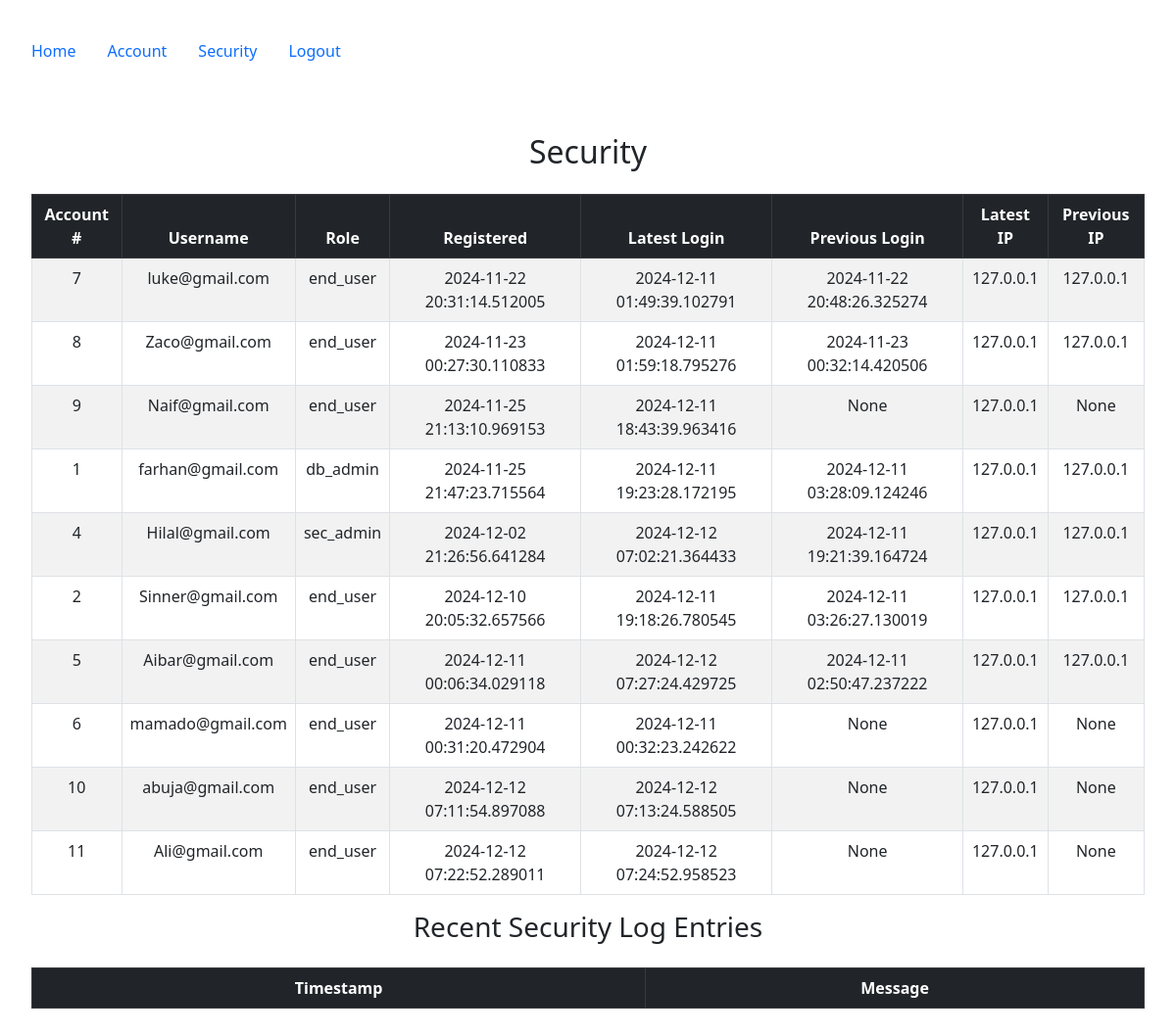
The app's page /security (signed in), older data.
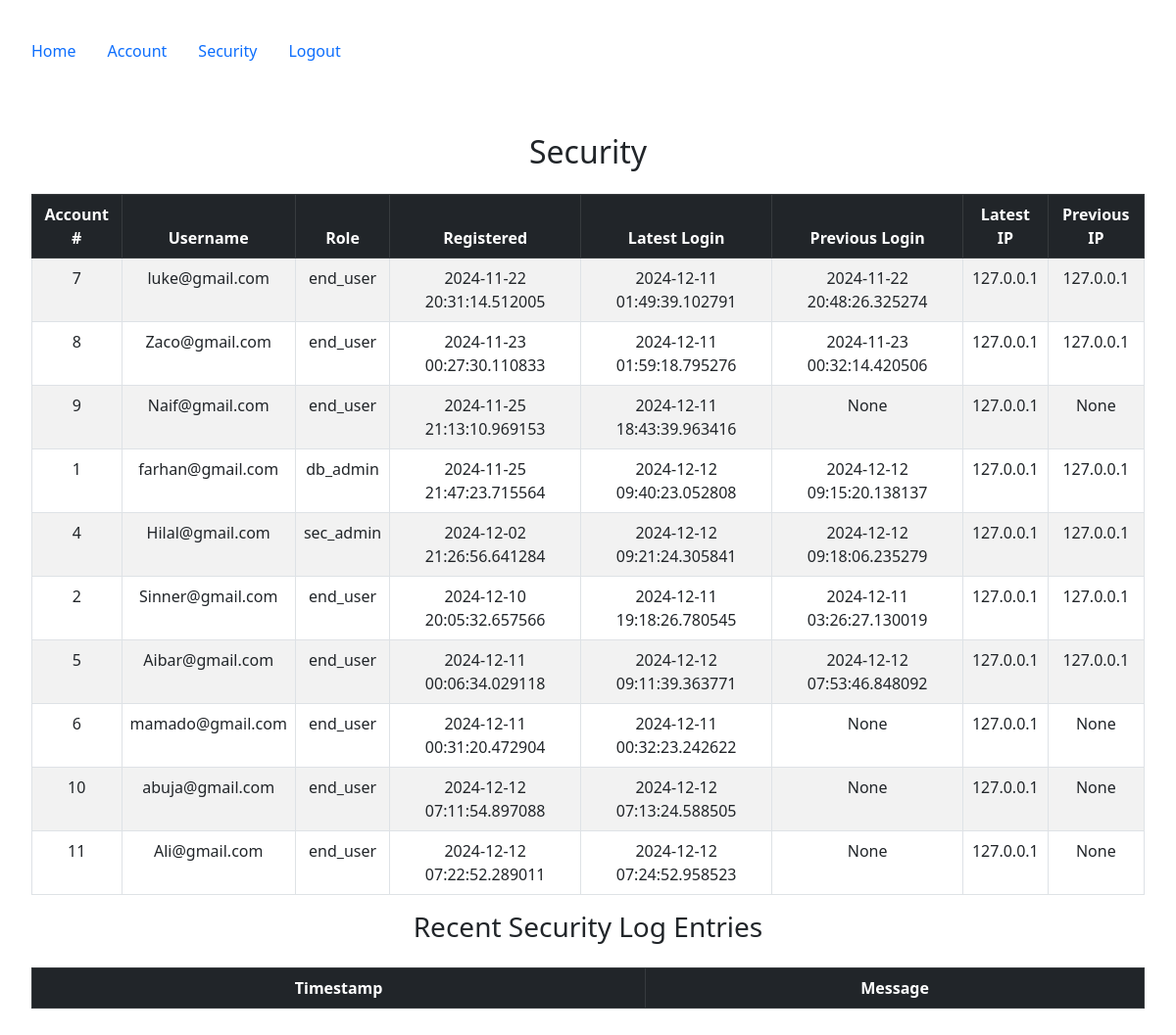
The same page, newer data.
### config.py (models this page shows, shortened)
class Log(db.Model):
    __tablename__ = 'logs'
    id = db.Column(db.Integer, primary_key=True)
    user_id = db.Column(db.Integer, db.ForeignKey('users.id', ondelete="CASCADE"), nullable=False)
    user_registered = db.Column(db.DateTime, nullable=False, default=datetime.utcnow)
    latest_login = db.Column(db.DateTime)
    previous_login = db.Column(db.DateTime)
    latest_ip = db.Column(db.String(100))
    previous_ip = db.Column(db.String(100))
    user = db.relationship("User", back_populates="log")

class User(db.Model, UserMixin):
    __tablename__ = 'users'
    id = db.Column(db.Integer, primary_key=True)
    email = db.Column(db.String(100), nullable=False, unique=True)
    password = db.Column(db.String(128), nullable=False)
    firstname = db.Column(db.String(100), nullable=False)
    lastname = db.Column(db.String(100), nullable=False)
    phone = db.Column(db.String(100), nullable=False)
    mfa_key = db.Column(db.String(32), nullable=False, default='')
    salt = db.Column(db.String(44), nullable=False,default=lambda: base64.urlsafe_b64encode(os.urandom(32)).decode('utf-8'))
    mfa_enabled = db.Column(db.Boolean, nullable=False, default=False)
    role = db.Column(db.String(50), nullable=False, default='end_user')
    posts = db.relationship("Post", order_by=Post.id, back_populates="user")
    log = db.relationship("Log", uselist=False, back_populates="user", cascade="all, delete-orphan")

### security/views.py (the view)
@security_bp.route('/security')
@login_required
def security():
    if current_user.role != 'sec_admin':
        security_logger.error(
            f"Unauthorized role access: Email={current_user.email}, Role={current_user.role}, URL={request.url}, IP={request.remote_addr}"
        )
        abort(403)
    logs = Log.query.join(User).all()
    log_entries = []
    try:
        with open("security.log", "r") as log_file:
            lines = log_file.readlines()
            log_entries = lines[-10:][::-1]
    except FileNotFoundError:
        flash("Security log file not found.", "warning")
    return render_template('security/security.html', logs=logs, log_entries=log_entries)

### app.py (called while the page is built, shortened)
@login_manager.user_loader
def load_user(user_id):
    return User.query.get(int(user_id))

@app.before_request
def restrict_access_and_waf_function_name():
    excluded_routes = ['firewall_error', 'static', 'accounts.mfa_setup']
    if request.endpoint in excluded_routes:
        return
    path = request.path
    query = request.query_string.decode("utf-8")
    combined_request_data = f"{path} {query}"
    print(f"Combined Request Data: {combined_request_data}")
    for attack_type, pattern in waf_rules.items():
        if pattern.search(combined_request_data):
            matched_data = pattern.findall(combined_request_data)
            print(f"Detected Attack Type: {attack_type} | Matched Data: {matched_data}")
            flash(f"Attack detected: {attack_type}", "danger")
            return redirect(url_for('firewall_error', attack_type=attack_type))

### templates/security/security.html (shortened to what this page needs)
{% extends "base.html" %}
{% block content %}
<h2 class="mb-4 text-center">Security</h2>
<table class="table table-striped table-bordered">
    <thead class="table-dark">
        <tr>
            <th>Account #</th>
            <th>Username</th>
            <th>Role</th>
            <th>Registered</th>
            <th>Latest Login</th>
            <th>Previous Login</th>
            <th>Latest IP</th>
            <th>Previous IP</th>
        </tr>
    </thead>
    <tbody>
        {% for log in logs %}
        <tr>
            <td>{{ log.user_id }}</td>
            <td>{{ log.user.email }}</td>
            <td>{{ log.user.role }}</td>
            <td>{{ log.user_registered }}</td>
            <td>{{ log.latest_login or "None" }}</td>
            <td>{{ log.previous_login or "None" }}</td>
            <td>{{ log.latest_ip or "None" }}</td>
            <td>{{ log.previous_ip or "None" }}</td>
        </tr>
        {% endfor %}
    </tbody>
</table>
<h3 class="mb-4 text-center">Recent Security Log Entries</h3>
<table class="table table-striped table-bordered">
    <thead class="table-dark">
        <tr>
            <th>Timestamp</th>
            <th>Message</th>
        </tr>
    </thead>
</table>
{% endblock %}

### templates/base.html (shortened to what this page needs)
<!DOCTYPE html>
<html lang="en">
<head>
    <link rel="stylesheet" href="https://cdn.jsdelivr.net/npm/bootstrap@5.2.2/dist/css/bootstrap.min.css">
</head>
<body>
<section class="container-fluid p-3 my-3">
    <nav class="nav nav-pills flex-column flex-sm-row">
        <a class="nav-item nav-link" href="{{ url_for('index') }}">Home</a>
        {% if current_user.is_authenticated %}
            {% if current_user.role == 'db_admin' %}
                <a class="nav-item nav-link" href="{{ url_for('accounts.account') }}">Account</a>
                <a class="nav-item nav-link" href="{{ url_for('admin.index', _scheme='https', _external=True) }}">DB Admin</a>
                <a class="nav-item nav-link" href="{{ url_for('accounts.logout') }}">Logout</a>
            {% elif current_user.role == 'sec_admin' %}
                <a class="nav-item nav-link" href="{{ url_for('accounts.account') }}">Account</a>
                <a class="nav-item nav-link" href="{{ url_for('security.security') }}">Security</a>
                <a class="nav-item nav-link" href="{{ url_for('accounts.logout') }}">Logout</a>
            {% endif %}
        {% else %}
            <a class="nav-item nav-link" href="{{ url_for('accounts.registration') }}">Registration</a>
            <a class="nav-item nav-link" href="{{ url_for('accounts.login') }}">Login</a>
        {% endif %}
    </nav>
    <div class="container-fluid p-3 my-5 text-center">
        {% block content %}
        {% endblock %}
    </div>
</section>
</body>
</html>

### templates/base.html (style rules this page uses)
.table { margin-left: auto; margin-right: auto; }

Row changes from the older to the newer data that the page shows:
changed Log "farhan@gmail.com": latest_login "2024-12-11 19:23:28.172195" → "2024-12-12 09:40:23.052808"; previous_login "2024-12-11 03:28:09.124246" → "2024-12-12 09:15:20.138137"
changed Log "Hilal@gmail.com": latest_login "2024-12-12 07:02:21.364433" → "2024-12-12 09:21:24.305841"; previous_login "2024-12-11 19:21:39.164724" → "2024-12-12 09:18:06.235279"
changed Log "Aibar@gmail.com": latest_login "2024-12-12 07:27:24.429725" → "2024-12-12 09:11:39.363771"; previous_login "2024-12-11 02:50:47.237222" → "2024-12-12 07:53:46.848092"
